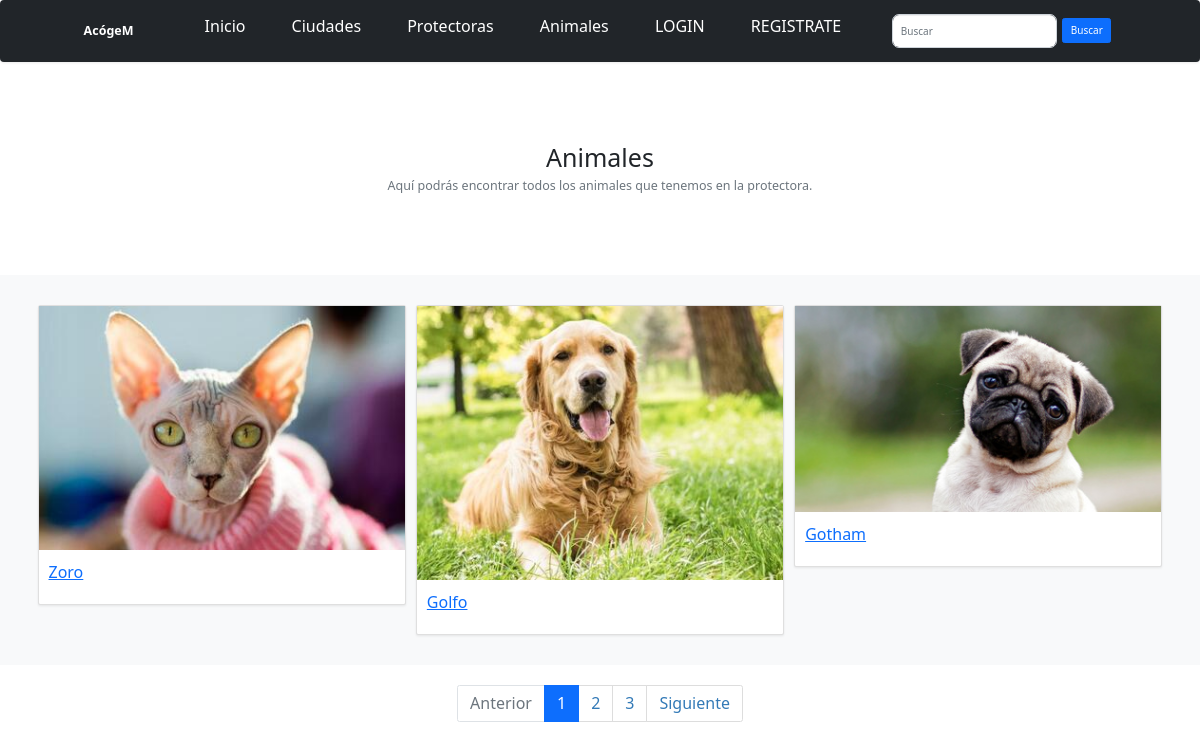
The app's page /animales/, older data.
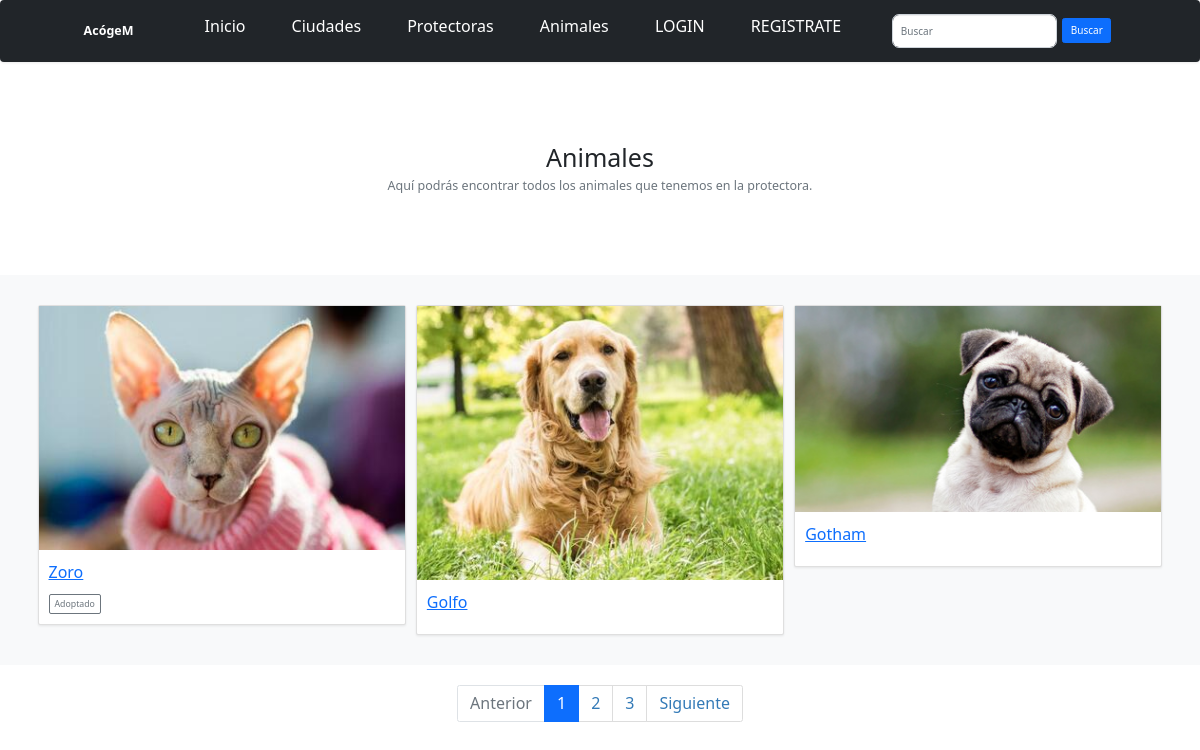
The same page, newer data.
### AcogeM_app/models.py (models this page shows, shortened)
class Animal(models.Model):
	protectora = models.ForeignKey('Protectora', on_delete=models.CASCADE)
	nom = models.CharField('Nombre', max_length=50)
	descrip = models.TextField('Descripción')
	foto = models.ImageField('Imagen', blank=True, null=True, upload_to='img')
	TIPO_ANIMALES = [
	 	("p", "Perro"),
	 	("g", "Gato"),
	 	("h", "Huron"),
		("c", "Conejo"),
	]
	tipo = models.CharField('Tipo', max_length=1, choices=TIPO_ANIMALES, blank=True, default="p")
	edad = models.IntegerField('Edad', default=0, null=True)
	adoptado = models.BooleanField(default=False)
	class Meta:
		verbose_name_plural = "Animales"

### AcogeM_app/views.py (the view)
# urls.py: path('animales/', AnimalListView.as_view(), name='animal-list'),
class AnimalListView(ListView):
  	model = Animal
  	template_name = 'AcogeM_app/animal_list.html'
  	paginate_by = 3

### AcogeM_app/templates/AcogeM_app/animal_list.html (shortened to what this page needs)
{% extends "base.html" %}
{% block content %}
<main >
  <section class="py-5 text-center container">
    <div class="row py-lg-5">
      <div class="col-lg-6 col-md-8 mx-auto">
        <h1 class="fw-light">Animales</h1>
        <p class="lead text-muted">Aquí podrás encontrar todos los animales que tenemos en la protectora.</p>
      </div>
    </div>
  </section>
  <div class="album py-5 bg-light">
    <div class="container">
      <div class="row row-cols-1 row-cols-sm-2 row-cols-md-3 g-3">
        {% for animal in object_list %}
        <div class="col">
          <div class="card shadow-sm">
            <img src="/media/{{ animal.foto }}">
            <div class="card-body">
              <p class="card-text"><a href="{% url 'animal-detail' animal.pk %}">{{ animal.nom }}</a></p>
              <div class="d-flex justify-content-between align-items-center">
                {% if animal.adoptado == True %}
                  <a type="button" class="btn btn-sm btn-outline-secondary">Adoptado</a>
                {% endif %}
              </div>
            </div>
          </div>
        </div>
        {% endfor %}
      </div>
    </div>
  </div>
  {% if is_paginated %}
       <div >
               <ul class="pagination justify-content-center">
                   {% if page_obj.has_previous %}
                       <li class="page-item">
                           <a href="?page={{ page_obj.previous_page_number }}" class="page-link">Anterior</a>
                       </li>
                   {% else %}
                       <li class="page-item disabled">
                           <a href="#" class="page-link">Anterior</a>
                       </li>
                   {% endif %}
                   {% for elemento in paginator.page_range %}
                    <li class="page-item {% if page_obj.number == elemento %} active {% endif %}">
                           <a href="?page={{ elemento }}" class="page-link">{{ elemento }}</a>
                    </li>
                   {% endfor %}
                   {% if page_obj.has_next %}
                       <li class="page-item">
                           <a href="?page={{ page_obj.next_page_number }}" class="page-link">Siguiente</a>
                       </li>
                   {% else %}
                       <li class="page-item disabled">
                           <a href="#" class="page-link">Siguiente</a>
                       </li>
                   {% endif %}
               </ul>
           </div>
       {% endif %}
</main>
{% endblock %}

Row changes from the older to the newer data that the page shows:
changed Animal "Zoro": now shows "Adoptado"
